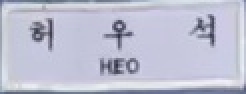
#> input picture webrtc/ai/train/test_set/0.jpg, 123 x 47 px, found by its file name (shown 2 times larger)
$ jupyter execute --allow-errors demo.ipynb
#> lines starting #> are read from the running program, lines starting #| are printed output that depends on the picture; after the words box and inside, x2 and y2 are one past the last pixel; in counts of white or black regions, pixels touching at a corner belong together
### ai/demo/demo_lib/utils.py
import os
import sys


def setImportPath():
    cur_path = os.getcwd()
    res_path = ''
    path_dir_names = cur_path.split('/')
    for i, path_dir_name in enumerate(path_dir_names[::-1]):
        if path_dir_name == 'ai':
            break
    if i == 0:
        res_path = cur_path
    else:
        res_path = '/'.join(path_dir_names[:-i])

    if res_path not in sys.path:
        sys.path.append(res_path)

    engine_path = os.path.join(res_path, 'OZEngine')
    if engine_path not in sys.path:
        sys.path.append(engine_path)

### webrtc/ai/OZEngine/lib/utils.py
from matplotlib import pyplot as plt
import cv2
import numpy as np
import imutils
from .utils import *
import re

MIN2SEC = 60

# [16 lines left out: functions clean_text, prepare_image_PIL, prepare_image_cv2, not called in this run]

def plt_imshow(title='image', img=None, figsize=(8, 5)):
    plt.figure(figsize=figsize)

    if type(img) == list:
        if type(title) == list:
            titles = title
        else:
            titles = []

            for i in range(len(img)):
                titles.append(title)

        for i in range(len(img)):
            if len(img[i].shape) <= 2:
                rgbImg = cv2.cvtColor(img[i], cv2.COLOR_GRAY2RGB)
            else:
                rgbImg = cv2.cvtColor(img[i], cv2.COLOR_BGR2RGB)

            plt.subplot(1, len(img), i + 1), plt.imshow(rgbImg)
            plt.title(titles[i])
            plt.xticks([]), plt.yticks([])

        plt.show()
    else:
        if len(img.shape) < 3:
            rgbImg = cv2.cvtColor(img, cv2.COLOR_GRAY2RGB)
        else:
            rgbImg = cv2.cvtColor(img, cv2.COLOR_BGR2RGB)

        plt.imshow(rgbImg)
        plt.title(title)
        plt.xticks([]), plt.yticks([])
        plt.show()


# [34 lines left out: functions find_contours, draw_contours, not called in this run]

def drawPoint(org_img, position, color, thick):
    cv2.line(org_img, position, position, color, thick)

# [6 lines left out: function getContourCenterPosition, not called in this run]

def sortContoursByArea(contours, hierarchy=[]):
    if len(hierarchy):
        hierarchy = hierarchy[0]
        hierarchy = [np.insert(hier, 0, idx) for idx, hier in enumerate(hierarchy)]
        sorted_contours, sorted_hierarchy = [list(t) for t in zip(*sorted(zip(contours, hierarchy), key=lambda x : cv2.contourArea(x[0]), reverse=True))]
        return sorted_contours, sorted_hierarchy
    else:
        sorted_contours = sorted(contours, key=cv2.contourArea, reverse=True)
        return sorted_contours

# [16 lines left out: functions getVertexCnt, getRectCenterPosition, isPointInBox, not called in this run]

def box2img(org_img, box):
    (p1, p2) = box
    return org_img[p1[0]:p2[0], p1[1]:p2[1]]

# [29 lines left out: functions cvtPoint, histNorm, not called in this run]

### webrtc/ai/OZEngine/face_detectors/FaceDetector.py
# import dlib
from mtcnn import MTCNN

import cv2
from OZEngine.lib.utils import *

# [12 lines of commented-out code are left out]

class FaceDetector():
    def __init__(self):
        self.detector = detector = MTCNN()

    # [9 lines left out: function detect, not called in this run]

### webrtc/ai/demo/demo.ipynb
[cell 1]
from demo_lib.utils import setImportPath
setImportPath()

from OZEngine.lib.utils import *


from OZEngine.edge_detectors import HED
from OZEngine.face_detectors import FaceDetector
import cv2

[cell 2]
img = cv2.imread('image/video_frame/fd_1/0.jpg')
#> img is the input picture: shape (47, 123, 3); mean B, G, R 209.1, 190.7, 188.8

#> (the rest of this cell did not finish here and is left out)

[cell 3]
import numpy as np
#> (the rest of this cell did not finish here and is left out)

[cell 4]
gray = cv2.cvtColor(img, cv2.COLOR_BGR2GRAY)
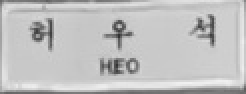
#> gray: shape (47, 123) (shown 2 times larger); min 49, max 242, mean 192.3
cv2.cvtColor(gray, cv2.COLOR_GRAY2BGR)
print(gray.shape)
#| (47, 123)

edge = cv2.Canny(gray, 50, 200)
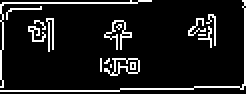
#> edge: shape (47, 123) (shown 2 times larger); 10.3% white in thin lines or dots

contours, hierarchy = cv2.findContours(edge, cv2.RETR_CCOMP, cv2.CHAIN_APPROX_SIMPLE)
#> contours = 22 contours, 20 with area under 20; largest, box (x1, y1, x2, y2) and area: (52, 29, 70, 38) 76, (56, 29, 70, 38) 71
contours, hierarchy = sortContoursByArea(contours, hierarchy)
#> in sortContoursByArea, `sorted_contours, sorted_hierarchy = [list(t) for t in zip(*sorted(zip(..`: sorted_contours has the same summary as contours outside sortContoursByArea; sorted_hierarchy = 22 items, first 6: [3, 5, 1, 4, -1], [4, -1, -1, -1, 3], [13, 15, 11, 14, -1], [9, 11, 8, 10, -1], [14, -1, -1, -1, 13], [1, 3, 0, 2, -1]

for i, contour in enumerate(contours):
    if cv2.contourArea(contour) < 10:
        break
    color = list(np.random.random(size=3) * 256)
    # cv2.drawContours(img, [contour], -1, color, 3)

    tmp_box_position = cv2.boundingRect(contour)
    x,y,w,h = tmp_box_position

    roi = img[y:y+h, x:x+w]
    cv2.imwrite(f'for_demo/hed_parts/{i}.jpg', roi)
#> this loop made 4 passes
#> (color, x, y, w, h) on passes 1 to 3: ([140.5, 183.1, 154.3], 52, 29, 18, 9), ([139.5, 108.5, 165.3], 56, 29, 14, 9), ([112, 228.3, 246.7], 52, 10, 14, 15)
    # cv2.rectangle(img, (x, y), (x+w, y+h), color, 5)
    # cv2.rectangle(hed_edge_bgr, (x, y), (x+w, y+h), color, 5)

# edge_bgr = cv2.cvtColor(img, cv2.COLOR_GRAY2BGR)

plt_imshow('img', img)
#> (the rest of this cell did not finish here and is left out)

[cell 5]
from mtcnn import MTCNN

img = cv2.imread('image/video_frame/fd_1/0.jpg')

#> (the rest of this cell did not finish here and is left out)

[cell 6]
img = cv2.imread('image/video_frame/fd_1/0.jpg')
#> (the rest of this cell did not finish here and is left out)

[cell 7]
img = cv2.imread('image/video_frame/fd_1/0.jpg')
#> (the rest of this cell did not finish here and is left out)

#> (a cell that did not finish here is left out)

$ run again, with webrtc/ai/train/test_set/15.jpg copied over webrtc/ai/train/test_set/0.jpg
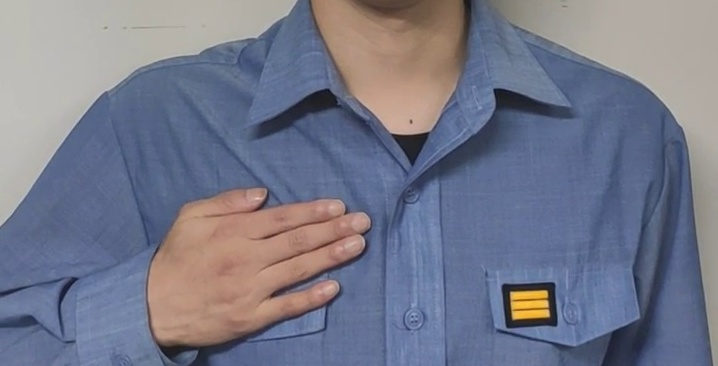
#> input picture webrtc/ai/train/test_set/15.jpg, 718 x 366 px, found by its file name
#> img is the input picture: shape (366, 718, 3); mean B, G, R 138, 120.5, 117.6
#| (366, 718)
#> `edge = cv2.Canny(gray, 50, 200)`:
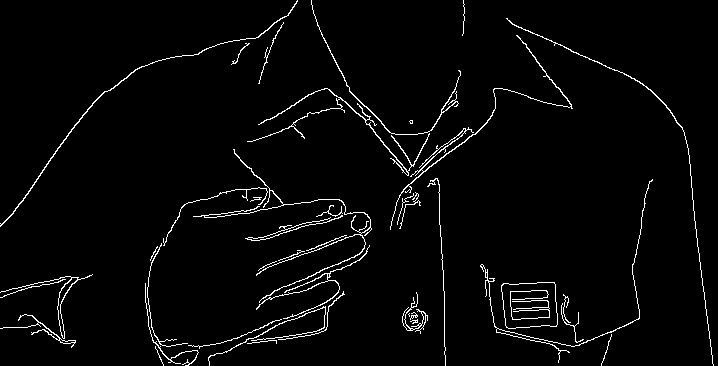
#> edge: shape (366, 718); 2.9% white in thin lines or dots
#> contours = 55 contours, 37 with area under 20; largest, box (x1, y1, x2, y2) and area: (501, 282, 558, 329) 2300, (501, 282, 558, 329) 2296, (0, 274, 93, 339) 273, (57, 277, 78, 339) 241, (247, 88, 430, 176) 188
#> sorted_contours has the same summary as contours outside sortContoursByArea; sorted_hierarchy = 55 items, first 6: [21, 23, 20, 22, -1], [22, -1, -1, -1, 21], [24, 26, 23, 25, -1], [25, -1, -1, -1, 24], [47, 48, 45, -1, -1], [49, 50, 48, -1, -1]
#> the loop `for i, contour in enumerate(contours):` made 28 passes
#> (color, x, y, w, h) on passes 1 to 8: ([140.5, 183.1, 154.3], 501, 282, 57, 47), ([139.5, 108.5, 165.3], 501, 282, 57, 47), ([112, 228.3, 246.7], 0, 274, 93, 65), ([98.16, 202.7, 135.4], 57, 277, 21, 62), ([145.4, 237, 18.19], 247, 88, 183, 88), ([22.31, 5.18, 213.2], 390, 35, 183, 195), ([199.2, 222.7, 250.5], 0, 0, 298, 227), ([204.6, 118.1, 199.8], 193, 149, 179, 154)
#> pass 3, `roi = img[y:y+h, x:x+w]`:
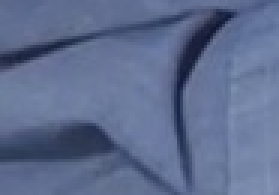
#> roi: shape (65, 93, 3) (shown 3 times larger); mean B, G, R 142.4, 108.2, 94.1

$ run again, with webrtc/ai/train/test_set/6.jpg copied over webrtc/ai/train/test_set/0.jpg
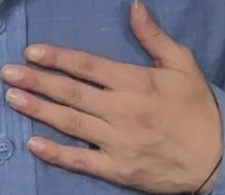
#> input picture webrtc/ai/train/test_set/6.jpg, 225 x 195 px, found by its file name
#> img is the input picture: shape (195, 225, 3); mean B, G, R 119.8, 115.3, 133.6
#| (195, 225)
#> `edge = cv2.Canny(gray, 50, 200)`:
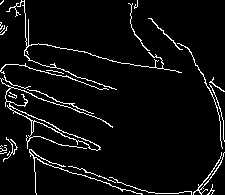
#> edge: shape (195, 225); 5.4% white in thin lines or dots
#> contours = 30 contours, 22 with area under 20; largest, box (x1, y1, x2, y2) and area: (0, 78, 113, 151) 438, (8, 106, 100, 151) 318, (6, 0, 182, 90) 55, (29, 149, 143, 195) 39, (193, 152, 225, 195) 38, (148, 18, 183, 50) 25, (31, 120, 34, 133) 22, (177, 43, 223, 149) 22
#> sorted_contours has the same summary as contours outside sortContoursByArea; sorted_hierarchy = 30 items, first 6: [14, 17, 13, 15, -1], [16, -1, 15, -1, 14], [28, 29, 27, -1, -1], [6, 7, 5, -1, -1], [3, 4, 2, -1, -1], [25, 26, 24, -1, -1]
#> the loop `for i, contour in enumerate(contours):` made 14 passes
#> (color, x, y, w, h) on passes 1 to 8: ([140.5, 183.1, 154.3], 0, 78, 113, 73), ([139.5, 108.5, 165.3], 8, 106, 92, 45), ([112, 228.3, 246.7], 6, 0, 176, 90), ([98.16, 202.7, 135.4], 29, 149, 114, 46), ([145.4, 237, 18.19], 193, 152, 32, 43), ([22.31, 5.18, 213.2], 148, 18, 35, 32), ([199.2, 222.7, 250.5], 31, 120, 3, 13), ([204.6, 118.1, 199.8], 177, 43, 46, 106)
#> pass 3, `roi = img[y:y+h, x:x+w]`:
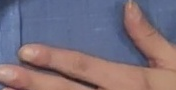
#> roi: shape (90, 176, 3); mean B, G, R 123.1, 111.5, 124.9
